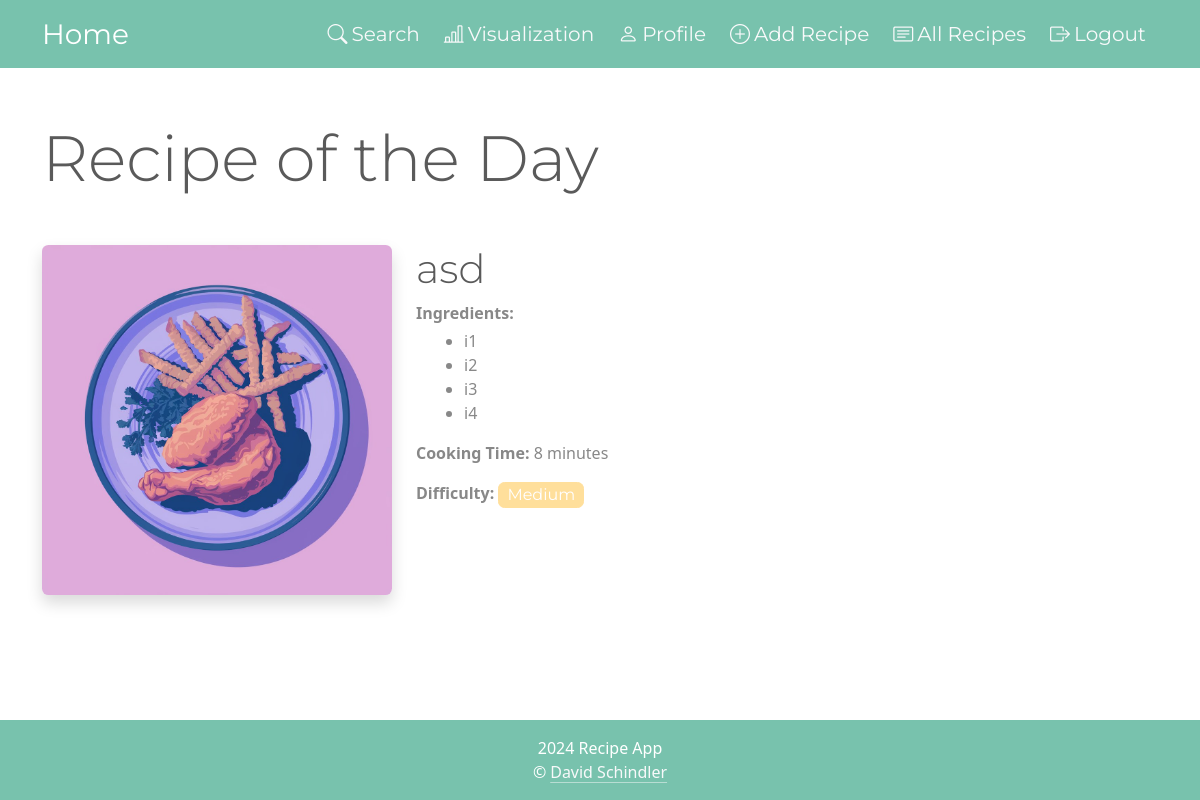
The app's page / (signed in) with its own data.
### apps/recipes/models.py (models this page shows, shortened)
class Recipe(models.Model):
    name = models.CharField(max_length=50)
    ingredients = models.CharField(max_length=255)
    cooking_time = models.IntegerField()
    difficulty = models.CharField(max_length=20, editable=False)
    directions = models.TextField(max_length=2000, default="")
    image = models.ImageField(upload_to='recipe_images', default='no_picture.jpg')

### apps/recipes/views.py (the view)
# urls.py: path('', home_view, name='home'),
def home_view(request):
    recipes = Recipe.objects.all()
    if recipes:
        random_recipe = random.choice(recipes)
        context = {'recipe': random_recipe}
    else:
        context = {'no_recipes': True}
    return render(request, 'recipes/recipes_home.html', context)

### apps/recipes/templatetags/recipe_filters.py (called while the page is built)
@register.filter
def split_ingredients(value):
    return value.split(', ')

@register.filter
def style_difficulty(value):
    difficulty_classes = {
        'Easy': 'btn-success',
        'Medium': 'btn-warning',
        'Intermediate': 'btn-danger',
        'Hard': 'btn-secondary'
    }
    return difficulty_classes.get(value, '')

### apps/recipes/templates/recipes/recipes_home.html (shortened to what this page needs)
{% extends "base.html" %}
{% load recipe_filters %}
{% block content %}
    {% if no_recipes %}
        <div class="row d-flex justify-content-center">
            <div class="col-md-6">
                <div class="alert alert-info">
                    There are no recipes in the database yet. Please add some recipes to get started.
                </div>
            </div>
        </div>
    {% else %}
        <h2 class="display-3 mt-5 mb-4">Recipe of the Day</h2>
        <div class="row my-5">
            <div class="col-auto pe-2 d-flex justify-content-start">
                <a href="{% url 'recipe:recipe_detail' recipe.pk %}" >
                    <img src="{{ recipe.image.url }}" class="img-fluid rounded shadow"
                     style="object-fit: cover; height: 100%; max-width: 350px;" alt="{{ recipe.name }}">
                </a>
            </div>
            <div class="col ps-3">
                <a href="{% url 'recipe:recipe_detail' recipe.pk %}" class="link-underline link-underline-opacity-0">
                    <h3 class="display-6">{{ recipe.name }}</h3>
                </a>
                <p class="mb-1 "><strong>Ingredients:</strong></p>
                    <ul class="ms-3">
                    {% for ingredient in recipe.ingredients|split_ingredients %}
                        <li >{{ ingredient }}</li>
                    {% endfor %}
                </ul>
                <p><strong>Cooking Time:</strong> {{ recipe.cooking_time }} minutes</p>
                <p><strong>Difficulty:</strong>
                    <button type="button" class="btn {{ recipe.difficulty|style_difficulty }} disabled py-0 px-2">{{ recipe.difficulty }}</button>
                </p>
            </div>
        </div>
    {% endif %}
{% endblock %}

### static/css/custom.css (style rules this page uses)
body { overflow-y: scroll; }

### records on screen
Recipe: image (placeholder picture), name "asd", cooking_time "8", difficulty "Medium"

### other values on screen
{{ ingredient }} "i1" "i2" "i3" "i4"
